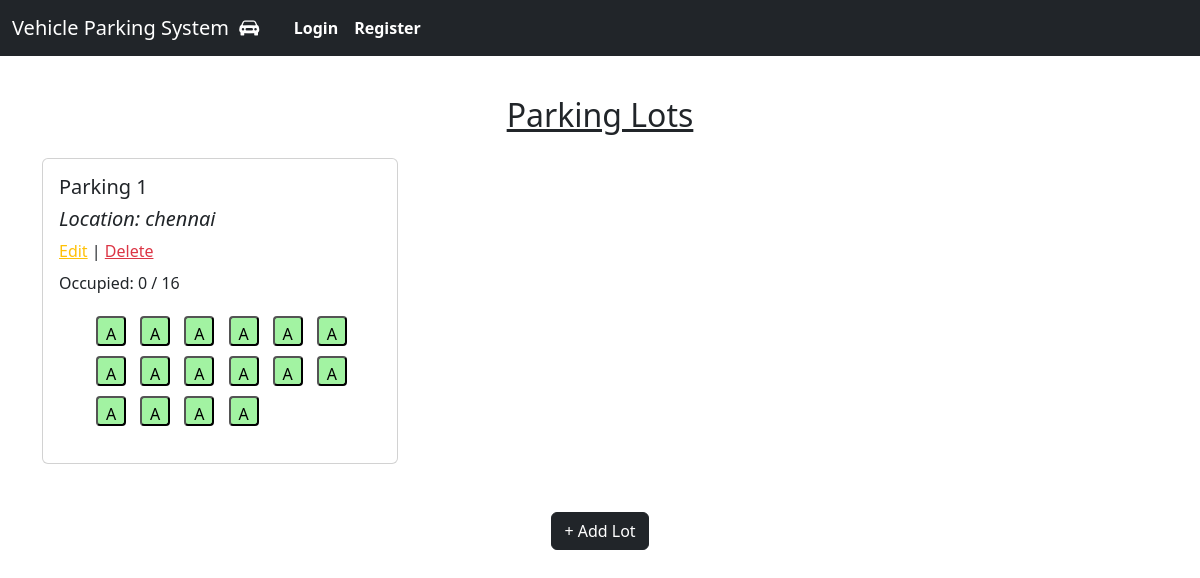
/admin_home, run on the app's committed database.
### controllers/models.py (models this page shows)
class ParkingLot(db.Model):
    id = db.Column(db.Integer, primary_key=True, autoincrement=True)
    location = db.Column(db.String(100), nullable=False)
    address = db.Column(db.String(200), nullable=False)
    pin_code = db.Column(db.String, nullable=False)
    price = db.Column(db.String, nullable=False)
    max_spots = db.Column(db.Integer, nullable=False)
    spots = db.relationship('ParkingSpot', backref='lot', cascade="all, delete-orphan")

class ParkingSpot(db.Model):
    id = db.Column(db.Integer, primary_key=True, autoincrement=True)
    lot_id = db.Column(db.Integer, db.ForeignKey('parking_lot.id'), nullable=False)
    status = db.Column(db.String(1), nullable=False, default='A')
    spot = db.Column(db.String, nullable=False)

### controllers/general_routes.py (the view)
@app.route('/admin_home', methods=['GET', 'POST'])
def admin_home():
    parking_lots = ParkingLot.query.all()
    lot_bundles = []
    for lot in parking_lots:
        available = ParkingSpot.query.filter_by(lot_id=lot.id, status='A').all()
        occupied  = ParkingSpot.query.filter_by(lot_id=lot.id, status='O').all()
        lot_bundles.append({
            "lot": lot,
            "available_spots": available,
            "occupied_spots": occupied,
        })
    return render_template('/admin_home.html', parking_lots=parking_lots, lot_bundles=lot_bundles)

### templates/admin_home.html (shortened to what this page needs)
<!DOCTYPE html>
<html lang="en">
<head>
    <link href="https://cdn.jsdelivr.net/npm/bootstrap@5.3.0/dist/css/bootstrap.min.css" rel="stylesheet">
</head>
{% extends 'index.html' %}
    {% block content %}
<body>
    <div class="container mt-2">
        <h2 class="text-center mb-4"><u>Parking Lots</u></h2>
        <div class="row">
            {% for lot in parking_lots %}
                <div class="col-md-4 mb-4">
                    <div class="card">
                        <div class="card-body">
                            <h5>Parking {{ lot.id }}</h5>
                            <h5><i>Location: {{ lot.location }}</i></h5>
                            <a class="text-warning" href="{{url_for('edit_parking',parking_lot_id=lot.id) }}">Edit</a> |
                            <a href="{{url_for('delete_parking',parking_lot_id=lot.id)}}" class="text-danger">Delete</a>
                            <p class="mt-2">Occupied: {{ lot_bundles[loop.index0].occupied_spots|length }} / {{ lot_bundles[loop.index0].available_spots|length }}</p>
                            <div class="row">
                                <div class="d-d-flex flex-wrap">
                                    <ul>
                                        {% for spot in lot.spots %}
                                            <button class="slot {{ spot.status }}" onclick="window.location.href='/admin_view_spot/{{ spot.spot  }}'">{{'A' if spot.status == 'A' else 'O' }}</button>
                                        {% endfor %}
                                    </ul>
                                </div>
                            </div>
                        </div>
                    </div>
                </div>
            {% endfor %}
        </div>
        <div class="text-center mt-4">
            <button class="btn btn-dark" onclick="window.location.href='/add_new_parking'" >+ Add Lot</button>
        </div>
    </div>
    {%endblock%}

### templates/admin_home.html (style rules this page uses)
.slot { width: 30px; height: 30px; margin: 5px; text-align: center; line-height: 30px; border-radius: 4px; }
.slot.A { background-color: #a2f3a2; }

### data on the page
ParkingLot: id "1", location "chennai", lot_bundles "0", lot_bundles "16"
ParkingSpot: status "A"
ParkingSpot: status "A"
ParkingSpot: status "A"
ParkingSpot: status "A"
ParkingSpot: status "A"
ParkingSpot: status "A"
ParkingSpot: status "A"
ParkingSpot: status "A"
ParkingSpot: status "A"
ParkingSpot: status "A"
ParkingSpot: status "A"
ParkingSpot: status "A"
ParkingSpot: status "A"
ParkingSpot: status "A"
ParkingSpot: status "A"
ParkingSpot: status "A"
